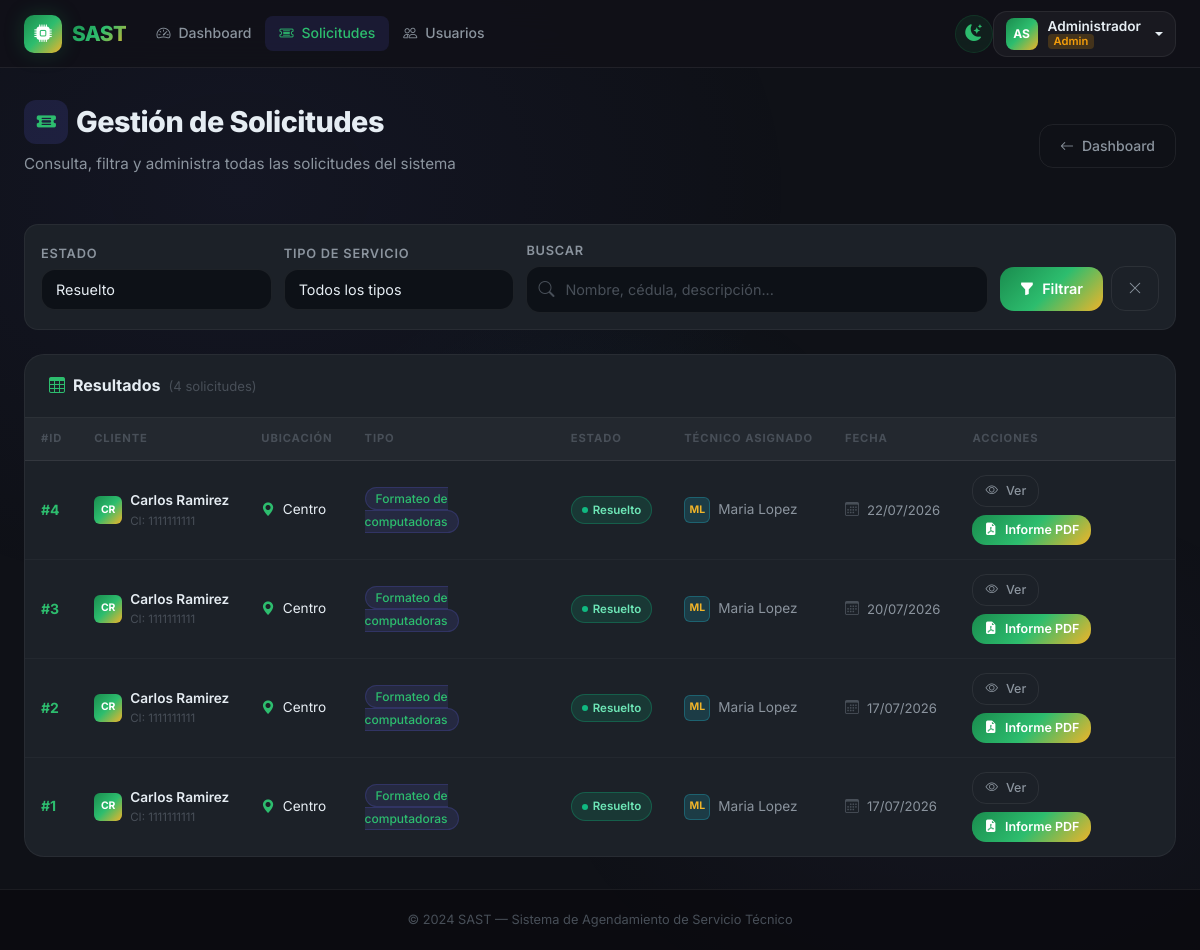
The app's page /admin/solicitudes?estado=Resuelto (signed in) with its own data.
### app/models/user.py (models this page shows, shortened)
class User(UserMixin, db.Model):
    __tablename__ = 'user'
    id_user = db.Column(db.Integer, primary_key=True, autoincrement=True)
    ncedula = db.Column('Ncedula', db.String(20), nullable=False, unique=True)
    nombres = db.Column('Nombres', db.String(100), nullable=False)
    apellidos = db.Column('Apellidos', db.String(100), nullable=False)
    fecha_nacimiento = db.Column(db.Date, nullable=False)
    numero_telefono = db.Column(db.String(20), nullable=False)
    correo = db.Column('Correo', db.String(150), nullable=False, unique=True)
    contrasena = db.Column(db.String(255), nullable=False)
    sector = db.Column('Sector', db.String(100), nullable=False)
    declaracion_veracidad = db.Column(db.Boolean, default=False)
    autorizacion_datos = db.Column(db.Boolean, default=False)
    reset_token = db.Column(db.String(100), nullable=True, unique=True)
    reset_token_expiry = db.Column(db.DateTime, nullable=True)
    id_rol = db.Column(db.Integer, db.ForeignKey('roles.id_rol'), nullable=False)
    solicitudes_como_cliente = db.relationship(
        'Solicitud', foreign_keys='Solicitud.id_cliente',
        backref='cliente', lazy='dynamic'
    )
    solicitudes_como_tecnico = db.relationship(
        'Solicitud', foreign_keys='Solicitud.id_tecnico',
        backref='tecnico', lazy='dynamic'
    )
    mensajes_enviados = db.relationship('Mensaje', backref='remitente', lazy='dynamic')
    reportes = db.relationship('Reporte', backref='tecnico_reporte', lazy='dynamic')
    calificaciones_dadas = db.relationship('CalificacionTecnico', backref='cliente_calificador', lazy='dynamic')
    detalles_tecnico = db.relationship('DetallesTecnico', backref='tecnico_detalle', uselist=False)
    @property
    def nombre_completo(self):
        return f'{self.nombres} {self.apellidos}'
    @property
    def es_admin(self):
        return self.rol.nombre_rol == 'admin'
    @property
    def es_solicitante(self):
        return self.rol.nombre_rol == 'solicitante'

class Rol(db.Model):
    __tablename__ = 'roles'
    id_rol = db.Column(db.Integer, primary_key=True, autoincrement=True)
    nombre_rol = db.Column(db.String(50), nullable=False)
    usuarios = db.relationship('User', backref='rol', lazy=True)

### app/models/solicitud.py (models this page shows, shortened)
class Solicitud(db.Model):
    __tablename__ = 'solicitudes'
    id_solicitud = db.Column(db.Integer, primary_key=True, autoincrement=True)
    descripcion = db.Column(db.Text, nullable=False)
    fecha_atencion = db.Column(db.Date, nullable=False)
    horario_solicitado = db.Column(db.String(50), nullable=False)
    recursos_adicionales = db.Column(db.Text)
    fecha_creacion = db.Column(db.DateTime, default=datetime.utcnow)
    id_cliente = db.Column(db.Integer, db.ForeignKey('user.id_user'), nullable=False)
    id_tecnico = db.Column(db.Integer, db.ForeignKey('user.id_user'), nullable=True)
    id_estado = db.Column(db.Integer, db.ForeignKey('estado_solicitudes.id_estado'), nullable=False)
    id_tipo_soporte = db.Column(db.Integer, db.ForeignKey('tipo_soportes.id_tipo_soporte'), nullable=False)
    mensajes = db.relationship('Mensaje', backref='solicitud', lazy='dynamic', cascade='all, delete-orphan')
    reporte = db.relationship('Reporte', backref='solicitud', uselist=False, cascade='all, delete-orphan')
    calificacion = db.relationship('CalificacionTecnico', backref='solicitud', uselist=False, cascade='all, delete-orphan')

class TipoSoporte(db.Model):
    __tablename__ = 'tipo_soportes'
    id_tipo_soporte = db.Column(db.Integer, primary_key=True, autoincrement=True)
    nombre_soporte = db.Column(db.String(100), nullable=False)
    solicitudes = db.relationship('Solicitud', backref='tipo_soporte', lazy=True)

class EstadoSolicitud(db.Model):
    __tablename__ = 'estado_solicitudes'
    id_estado = db.Column(db.Integer, primary_key=True, autoincrement=True)
    nombre_estado = db.Column(db.String(50), nullable=False)
    solicitudes = db.relationship('Solicitud', backref='estado', lazy=True)

### app/blueprints/admin/__init__.py (the view)
@admin_bp.route('/solicitudes')
@login_required
@admin_required
def solicitudes():
    estado_filtro = request.args.get('estado', '').strip()
    tipo_filtro = request.args.get('tipo', '').strip()
    busqueda = request.args.get('q', '').strip()
    query = Solicitud.query
    if estado_filtro:
        estado_obj = EstadoSolicitud.query.filter_by(nombre_estado=estado_filtro).first()
        if estado_obj:
            query = query.filter_by(id_estado=estado_obj.id_estado)
    if tipo_filtro:
        query = query.filter_by(id_tipo_soporte=int(tipo_filtro))
    if busqueda:
        query = query.join(User, Solicitud.id_cliente == User.id_user).filter(
            User.nombres.ilike(f'%{busqueda}%') |
            User.apellidos.ilike(f'%{busqueda}%') |
            User.correo.ilike(f'%{busqueda}%')
        )
    all_solicitudes = query.order_by(Solicitud.fecha_creacion.desc()).all()
    estados = EstadoSolicitud.query.all()
    tipos = TipoSoporte.query.all()
    return render_template(
        'admin/solicitudes.html',
        solicitudes=all_solicitudes,
        estados=[e.nombre_estado for e in EstadoSolicitud.query.all()],
        tipos=tipos,
        estado_filtro=estado_filtro,
        tipo_filtro=tipo_filtro,
        busqueda=busqueda
    )

### app/blueprints/admin/__init__.py (called while the page is built)
def admin_required(f):
    @wraps(f)
    def decorated(*args, **kwargs):
        if not current_user.is_authenticated:
            return redirect(url_for('auth.login'))
        if not current_user.es_admin:
            abort(403)
        return f(*args, **kwargs)
    return decorated

### app/templates/admin/solicitudes.html (shortened to what this page needs)
{% extends 'base.html' %}
{% block content %}
<div class="container-fluid px-4">
  <div class="page-header d-flex align-items-center justify-content-between flex-wrap gap-3">
    <div>
      <h1 class="d-flex align-items-center gap-2">
        <span class="stat-icon purple" style="width:44px;height:44px;border-radius:12px;font-size:1.2rem;">
          <i class="bi bi-ticket-detailed-fill"></i>
        </span>
        Gestión de Solicitudes
      </h1>
      <p>Consulta, filtra y administra todas las solicitudes del sistema</p>
    </div>
    <a href="{{ url_for('admin.dashboard') }}" class="btn-outline-custom">
      <i class="bi bi-arrow-left"></i> Dashboard
    </a>
  </div>
  <form method="GET" action="{{ url_for('admin.solicitudes') }}">
    <div class="filter-bar">
      <div style="flex:1;min-width:160px;">
        <label class="form-label" style="margin-bottom:4px;">Estado</label>
        <select name="estado" class="form-select" style="padding:9px 14px;">
          {% for estado in estados %}
          <option value="{{ estado }}" {% if estado == estado_filtro %}selected{% endif %}>{{ estado }}</option>
          {% endfor %}
        </select>
      </div>
      <div style="flex:1;min-width:160px;">
        <label class="form-label" style="margin-bottom:4px;">Tipo de Servicio</label>
        <select name="tipo" class="form-select" style="padding:9px 14px;">
          <option value="">Todos los tipos</option>
        </select>
      </div>
      <div style="flex:2;min-width:220px;">
        <label class="form-label" style="margin-bottom:4px;">Buscar</label>
        <div style="position:relative;">
          <input type="text" name="busqueda" class="form-control" placeholder="Nombre, cédula, descripción..."
                 value="{{ busqueda or '' }}" style="padding-left:38px;">
        </div>
      </div>
      <div class="d-flex gap-2 align-items-end" style="padding-top:22px;">
        <button type="submit" class="btn-primary-custom" style="padding:10px 20px;">
          <i class="bi bi-funnel-fill"></i> Filtrar
        </button>
        <a href="{{ url_for('admin.solicitudes') }}" class="btn-outline-custom" style="padding:10px 16px;">
          <i class="bi bi-x-lg"></i>
        </a>
      </div>
    </div>
  </form>
  <div class="section-card">
    <div class="section-card-header">
      <div class="d-flex align-items-center gap-2">
        <i class="bi bi-table" style="color:var(--primary-light);"></i>
        <span style="font-weight:700;">Resultados</span>
        <span style="color:var(--text-muted);font-size:0.82rem;">({{ solicitudes | length }} solicitudes)</span>
      </div>
    </div>
    {% if solicitudes %}
    <div class="table-wrapper" style="border:none;border-radius:0;">
      <table class="data-table">
        <thead>
          <tr>
            <th>#ID</th>
            <th>Cliente</th>
            <th>Ubicación</th>
            <th>Tipo</th>
            <th>Estado</th>
            <th>Técnico Asignado</th>
            <th>Fecha</th>
            <th>Acciones</th>
          </tr>
        </thead>
        <tbody>
          {% for sol in solicitudes %}
          <tr>
            <td>
              <span style="font-weight:700;color:var(--primary-light);">#{{ sol.id_solicitud }}</span>
            </td>
            <td>
              <div class="d-flex align-items-center gap-2">
                <div style="width:28px;height:28px;background:var(--gradient-brand);border-radius:6px;display:flex;align-items:center;justify-content:center;font-size:0.65rem;font-weight:700;color:white;flex-shrink:0;">
                  {{ sol.cliente.nombres[0] }}{{ sol.cliente.apellidos[0] }}
                </div>
                <div>
                  <div style="font-weight:600;color:var(--text-primary);font-size:0.85rem;white-space:nowrap;">{{ sol.cliente.nombre_completo }}</div>
                  <div style="font-size:0.72rem;color:var(--text-muted);">CI: {{ sol.cliente.ncedula }}</div>
                </div>
              </div>
            </td>
            <td>
              <span style="font-size:0.85rem;color:var(--text-primary);">
                <i class="bi bi-geo-alt-fill me-1" style="color:var(--primary-light);"></i>
                {{ sol.cliente.sector or '—' }}
              </span>
            </td>
            <td>
              <span class="badge-type">{{ sol.tipo_soporte.nombre_soporte }}</span>
            </td>
            <td>
              {% set estado_slug = sol.estado.nombre_estado | lower | replace(' ', '-') %}
              <span class="badge-status status-{{ estado_slug }}">
                {{ sol.estado.nombre_estado }}
              </span>
            </td>
            <td>
              {% if sol.tecnico %}
                <div class="d-flex align-items-center gap-2">
                  <div style="width:26px;height:26px;background:rgba(34,211,238,0.15);border:1px solid rgba(34,211,238,0.25);border-radius:6px;display:flex;align-items:center;justify-content:center;font-size:0.65rem;font-weight:700;color:var(--secondary);flex-shrink:0;">
                    {{ sol.tecnico.nombres[0] }}{{ sol.tecnico.apellidos[0] }}
                  </div>
                  <span style="font-size:0.85rem;color:var(--text-secondary);white-space:nowrap;">{{ sol.tecnico.nombre_completo }}</span>
                </div>
              {% else %}
                <span style="color:var(--text-muted);font-size:0.82rem;font-style:italic;">Sin asignar</span>
              {% endif %}
            </td>
            <td style="white-space:nowrap;">
              <i class="bi bi-calendar3 me-1" style="color:var(--text-muted);"></i>
              <span style="font-size:0.82rem;">{{ sol.fecha_creacion.strftime('%d/%m/%Y') if sol.fecha_creacion else '—' }}</span>
            </td>
            <td>
              <div class="d-flex gap-2 flex-wrap">
                <a href="{{ url_for('admin.ver_solicitud', solicitud_id=sol.id_solicitud) }}"
                   class="btn-outline-custom" style="padding:5px 12px;font-size:0.78rem;">
                  <i class="bi bi-eye"></i> Ver
                </a>
                {% if sol.estado.nombre_estado in ['Pendiente', 'En proceso'] %}
                <a href="{{ url_for('admin.asignar_tecnico', solicitud_id=sol.id_solicitud) }}"
                   class="btn-primary-custom" style="padding:5px 12px;font-size:0.78rem;">
                  <i class="bi bi-person-check"></i> Asignar
                </a>
                {% elif sol.estado.nombre_estado == 'Resuelto' %}
                <a href="{{ url_for('admin.descargar_pdf', solicitud_id=sol.id_solicitud) }}"
                   class="btn-primary-custom" style="padding:5px 12px;font-size:0.78rem;" title="Descargar Informe PDF">
                  <i class="bi bi-file-earmark-pdf-fill"></i> Informe PDF
                </a>
                {% endif %}
              </div>
            </td>
          </tr>
          {% endfor %}
        </tbody>
      </table>
    </div>
    {% endif %}
  </div>
</div>
{% endblock %}

### app/templates/base.html (shortened to what this page needs)
<!DOCTYPE html>
<html lang="es">
<head>
    <link href="https://cdn.jsdelivr.net/npm/bootstrap@5.3.3/dist/css/bootstrap.min.css" rel="stylesheet">
    <link rel="stylesheet" href="https://cdn.jsdelivr.net/npm/bootstrap-icons@1.11.3/font/bootstrap-icons.min.css">
    <link rel="stylesheet" href="{{ url_for('static', filename='css/main.css') }}">
</head>
<body>
{% if current_user.is_authenticated %}
<nav class="navbar navbar-expand-lg" id="mainNavbar">
    <div class="container-fluid px-4">
        <a class="navbar-brand" href="{{ url_for('index') }}">
            <div class="brand-icon">
                <i class="bi bi-cpu-fill"></i>
            </div>
            <span>SAST</span>
        </a>
        <div class="collapse navbar-collapse" id="navContent">
            <ul class="navbar-nav me-auto mb-2 mb-lg-0">
                {% if current_user.es_admin %}
                <li class="nav-item">
                    <a class="nav-link {% if request.endpoint == 'admin.dashboard' %}active{% endif %}"
                       href="{{ url_for('admin.dashboard') }}">
                        <i class="bi bi-speedometer2 me-1"></i>Dashboard
                    </a>
                </li>
                <li class="nav-item">
                    <a class="nav-link {% if request.endpoint == 'admin.solicitudes' %}active{% endif %}"
                       href="{{ url_for('admin.solicitudes') }}">
                        <i class="bi bi-ticket-detailed me-1"></i>Solicitudes
                    </a>
                </li>
                <li class="nav-item">
                    <a class="nav-link {% if request.endpoint == 'admin.usuarios' %}active{% endif %}"
                       href="{{ url_for('admin.usuarios') }}">
                        <i class="bi bi-people me-1"></i>Usuarios
                    </a>
                </li>
                {% endif %}
            </ul>
            <button id="themeToggle" title="Cambiar tema" onclick="toggleTheme()">
                <i class="bi bi-moon-stars-fill" id="themeIcon"></i>
            </button>
            <div class="dropdown user-menu">
                <button class="btn user-btn dropdown-toggle" type="button" data-bs-toggle="dropdown">
                    <div class="user-avatar">
                        {{ current_user.nombres[0] }}{{ current_user.apellidos[0] }}
                    </div>
                    <div class="user-info">
                        <span class="user-name">{{ current_user.nombres }}</span>
                        <span class="user-role role-{{ current_user.rol.nombre_rol | replace('é', 'e') | replace('ó', 'o') }}">
                            {{ current_user.rol.nombre_rol | capitalize }}
                        </span>
                    </div>
                </button>
            </div>
        </div>
    </div>
</nav>
{% endif %}
<div id="liveToastContainer" class="toast-container position-fixed bottom-0 end-0 p-3" style="z-index:9999;">
</div>
<main class="main-content {% if not current_user.is_authenticated %}auth-page{% endif %}">
    {% block content %}{% endblock %}
</main>
<footer class="app-footer">
    <div class="container text-center">
        <span>© 2024 SAST — Sistema de Agendamiento de Servicio Técnico</span>
    </div>
</footer>
</body>
</html>

### records on screen
User: Nombres "A", Apellidos "S", nombres "Administrador"
Rol: rol.nombre_rol "Admin"
Solicitud: id_solicitud "4", cliente "C", cliente "R", cliente.nombre_completo "Carlos Ramirez", cliente.ncedula "1111111111", cliente "Centro", tipo_soporte.nombre_soporte "Formateo de computadoras", estado.nombre_estado "Resuelto", tecnico "M", tecnico "L", tecnico.nombre_completo "Maria Lopez", fecha_creacion "22/07/2026"
Solicitud: id_solicitud "3", cliente "C", cliente "R", cliente.nombre_completo "Carlos Ramirez", cliente.ncedula "1111111111", cliente "Centro", tipo_soporte.nombre_soporte "Formateo de computadoras", estado.nombre_estado "Resuelto", tecnico "M", tecnico "L", tecnico.nombre_completo "Maria Lopez", fecha_creacion "20/07/2026"
Solicitud: id_solicitud "2", cliente "C", cliente "R", cliente.nombre_completo "Carlos Ramirez", cliente.ncedula "1111111111", cliente "Centro", tipo_soporte.nombre_soporte "Formateo de computadoras", estado.nombre_estado "Resuelto", tecnico "M", tecnico "L", tecnico.nombre_completo "Maria Lopez", fecha_creacion "17/07/2026"
Solicitud: id_solicitud "1", cliente "C", cliente "R", cliente.nombre_completo "Carlos Ramirez", cliente.ncedula "1111111111", cliente "Centro", tipo_soporte.nombre_soporte "Formateo de computadoras", estado.nombre_estado "Resuelto", tecnico "M", tecnico "L", tecnico.nombre_completo "Maria Lopez", fecha_creacion "17/07/2026"

### other values on screen
{{ solicitudes | length }} "4"
form field estado "Resuelto"
